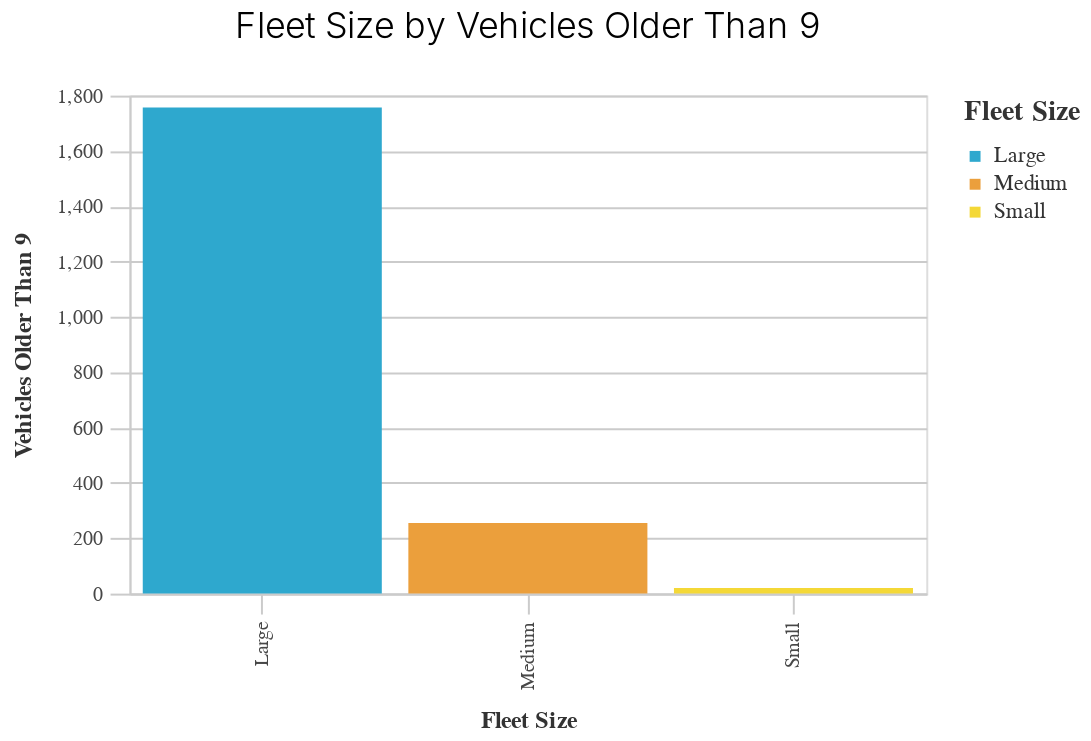

The notebook cell saved with this chart:
### Markdown cell above
### Vehicles older than 9
![pic](./chart_outputs/bar_fleet_size_by_vehicles_older_than_9.png)

### Code cell
_utils.basic_bar_chart(fleet,'fleet_size','vehicles_older_than_9', 'fleet_size')

### Figure 1 — Vega-Lite specification as saved in the notebook (floating-point values rounded to 4 significant figures)
{"config": {"view": {"continuousWidth": 400, "continuousHeight": 300}, "axis": {"domainColor": "#cbcbcb", "grid": true, "gridColor": "#cbcbcb", "gridWidth": 1, "labelColor": "#474747", "labelFont": "Nunito Sans", "labelFontSize": 10, "labelPadding": 4, "tickColor": "#cbcbcb", "tickSize": 10, "titleColor": "#333", "titleFont": "Raleway", "titleFontSize": 12, "titlePadding": 10}, "axisBand": {"grid": false}, "background": "white", "font": "Raleway", "header": {"labelFont": "Nunito Sans", "titleFont": "Raleway"}, "legend": {"labelColor": "#333", "labelFont": "Nunito Sans", "labelFontSize": 11, "labelLimit": 0, "padding": 1, "symbolSize": 30, "symbolType": "square", "titleColor": "#333", "titleFont": "Raleway", "titleFontSize": 14, "titlePadding": 10}, "title": {"anchor": "middle", "font": "Raleway", "fontSize": 18, "fontWeight": 300, "offset": 20}}, "data": {"name": "data-6c1632cd02e839028092f8837dfdca37"}, "mark": "bar", "encoding": {"color": {"field": "fleet_size", "legend": {"title": "Fleet Size"}, "scale": {"range": ["#2EA8CE", "#EB9F3C", "#F4D837", "#51BF9D", "#8CBCCB", "#9487C0"]}, "type": "nominal"}, "x": {"field": "fleet_size", "sort": "-y", "title": "Fleet Size", "type": "nominal"}, "y": {"field": "vehicles_older_than_9", "title": "Vehicles Older Than 9", "type": "quantitative"}}, "height": 250, "title": "Fleet Size by Vehicles Older Than 9", "width": 400, "$schema": "https://vega.github.io/schema/vega-lite/v4.17.0.json", "datasets": {"data-6c1632cd02e839028092f8837dfdca37": [{"fleet_size": "Large", "vehicles_older_than_9": 1757.0, "vehicles_older_than_15": 696.0, "vehicles_0_to_9": 3975.0, "vehicles_percent_older_than_9": 86.21, "vehicles_percent_older_than_15": 92.92, "vehicles_percent_0_to_9": 80.17}, {"fleet_size": "Medium", "vehicles_older_than_9": 255.0, "vehicles_older_than_15": 48.0, "vehicles_0_to_9": 903.0, "vehicles_percent_older_than_9": 12.51, "vehicles_percent_older_than_15": 6.409, "vehicles_percent_0_to_9": 18.21}, {"fleet_size": "Small", "vehicles_older_than_9": 20.0, "vehicles_older_than_15": 5.0, "vehicles_0_to_9": 68.0, "vehicles_percent_older_than_9": 0.9814, "vehicles_percent_older_than_15": 0.6676, "vehicles_percent_0_to_9": 1.372}]}}
